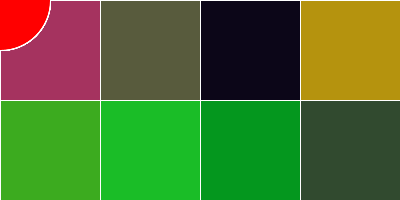
Frame 1 (no input)
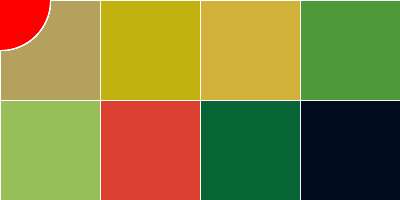
Frame 60 (the mouse pressed at the canvas centre just before this capture)
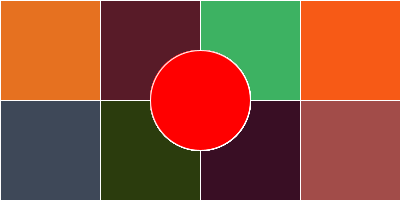
Frame 120 (the mouse held since frame 60 and released just before this capture)

The Processing sketch that drew these frames (run headless with seeded random() and noise(); from frame 60 on, the mouse is pressed at the canvas centre):

// Processing sketch: processing_111243
// ── processing_111243.pde

void setup(){
  
  size(400, 200);
  background (255);
  stroke(255);
  fill(255);
  frameRate(4);
   

}
 
void draw(){
   for(int x = 0; x < 600; x += 100){
    for(int y = 0; y < 400; y += 100){
      int r = (int)random(256);
      int g = (int)random(200);
      int b = (int)random(100);
      fill(r,g,b);
      rect(x, y,100, 100);
      
      fill(255,0,0);
      ellipse(mouseX, mouseY, 100, 100);
}
   }
}
